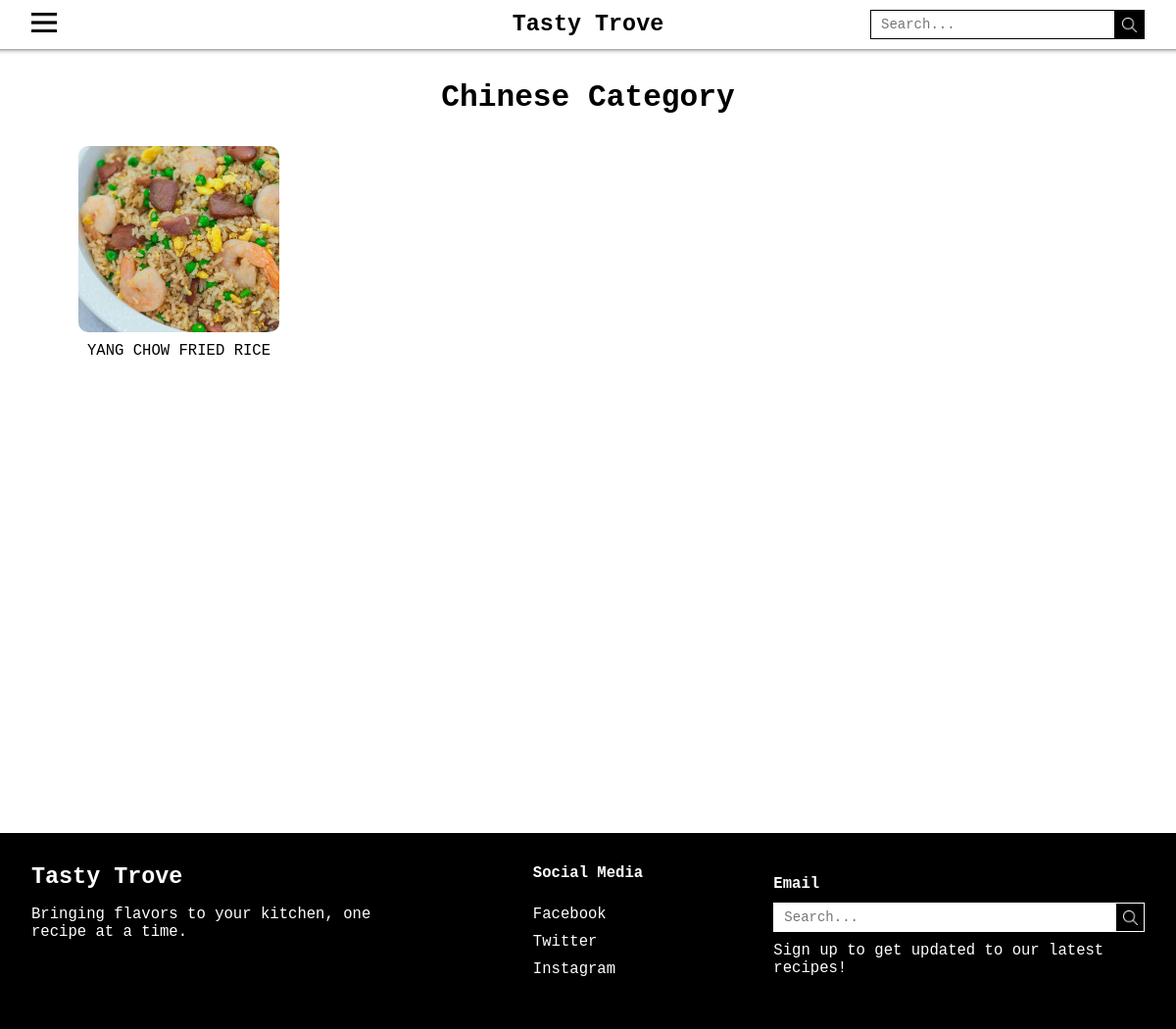
The page /Category/chinese-category.php on the database its author committed.
### tables this page shows
CREATE TABLE `recipes` (
  `id` int(250) NOT NULL,
  `title` varchar(200) NOT NULL,
  `author` varchar(100) NOT NULL,
  `posted-date` varchar(100) NOT NULL,
  `img` varchar(100) NOT NULL,
  `description` mediumtext NOT NULL,
  `ingredients` mediumtext NOT NULL,
  `instruction` mediumtext NOT NULL,
  `tags` varchar(100) NOT NULL,
  `image-path` varchar(255) NOT NULL
);

### Category/chinese-category.php (the view, shortened to what this page needs)
<!DOCTYPE html>
<html>
<head>
  <link href="../style-category.css" rel="stylesheet" type="text/css" />
</head>
<body>
  <header class="main-header" id="main-header-id">
    <div class="wrapper">
      <div class="section">
        <div class="top-navbar">
          <div class="hamburger">
            <a class="hamburger-icon" style="cursor: pointer">
              <img src="../_Pictures/hamburger-menu.png" style="height: 20px">
            </a>
          </div>
        </div>
      </div>
    </div>
    <div class="main-header-title">
      <a href="../index.php" style="text-decoration: none; color: black">
        <h2>Tasty Trove</h2>
      </a>
    </div>
    <div class="main-header-search">
      <form class="search-bar" action="/search">
        <input name="given-search-input" type="text" required="required" placeholder="Search...">
        <a href="../index.php">
          <img src="../_Pictures/search-icon.png" alt="search-icon">
        </a>
      </form>
    </div>
  </header>
  <div class="content">
      <div class="wrapper-content">
    <div class="content-categories-food">
      <div class="content-categories-title">
        <h1>Chinese Category</h1>
      </div>
      <div class="content-categories-food-list">
  <?php
    include 'dbconn-category.php';
    $getIds = "SELECT * FROM recipes";
    $result = mysqli_query($conn, $getIds);
    if($result)
    {
      while($row = mysqli_fetch_assoc($result))
      {
        $tags = explode(', ', $row['tags']);
        foreach($tags as $tag)
        {
          if($tag == "Chinese")
          {
            echo "
              <div class='categories-food-list-food'>
                <a href='../recipe-information.php?id=" . $row['id'] . "'>
                  <img src='../" . $row['image-path'] . "' alt='food image'>
                </a>
                <div class='categories-food-list-button'>
                  <a href='../recipe-information.php?id=" . $row['id'] . "'>" . $row['title'] . "</a>
                </div>
              </div>
            ";
          }
        }
      }
    }
    else
    {
      echo "Error executing the data: " . mysqli_error($conn);
    }
  ?>
      </div>
    </div>
  </div>
  </div>
<footer class="main-footer">
    <div class="main-footer-container">
      <div class="main-footer-title">
        <h2>Tasty Trove</h2>
        <p>Bringing flavors to your kitchen, one recipe at a time.</p>
      </div>
      <div class="main-footer-links">
        <p><b>Social Media</b></p>
        <div class="social-media">
          <a href="facebook.com" target="_blank">Facebook</a>
          <a href="twitter.com" target="_blank">Twitter</a>
          <a href="instagram.com" target="_blank">Instagram</a>
        </div>
      </div>
      <div class="main-footer-email">
        <p><b>Email</b></p>
        <div class="main-footer-email-search">
          <form class="search-bar" action="/search">
            <input name="given-search-input" type="text" required="required" placeholder="Search...">
            <a href="index.html">
              <img src="../_Pictures/search-icon.png" alt="search-icon">
            </a>
          </form>
        </div>
        <p>Sign up to get updated to our latest recipes!</p>
      </div>
    </div>
  </footer>
</body>
</html>

### style-category.css (style rules this page uses)
* { list-style: none; text-decoration: none; margin: 0; padding: 0; box-sizing: border-box; }
body { margin: 0rem; font-family: monospace; font-size: 120%; }
html, body { height: 100%; margin: 0; }
p { margin: 0rem; }
h1, h2, h3, h4, h5 { margin: 0px; }
.main-header { background: white; width: 100%; height: 50px; display: flex; align-items: center; padding: 0rem 2rem 0rem 2rem; box-shadow: 0px -201px 6px 200px black; }
.wrapper .section { margin-left: 0px; transition: all 0.5s ease; }
.wrapper .section .top-navbar { height: 30px; display: flex; align-items: center; }
.wrapper .section .top-navbar .hamburger a { font-size: 28px; color: #ffffff; }
.wrapper { display: flex; align-items: center; flex: 1 0; }
.main-header-title { display: flex; justify-content: center; align-items: center; flex: 1; }
.main-header-title h2 { margin: 0px; }
.main-header-search { display: flex; justify-content: flex-end; align-items: center; flex: 1; }
.main-header-search form { display: flex; align-items: center; }
.main-header-search form input { display: flex; box-sizing: border-box; flex: 1; border: 1px solid #000000; font-size: 14px; font-family: monospace; width: 250px; height: 30px; padding: 10px; background: #ffffff; }
.main-header-search a { display: flex; align-items: center; background-color: #000000; width: 30px; height: 30px; }
.main-header-search img { width: 15px; height: 15px; margin: 0px 7px 0px 7px; }
.wrapper-content { min-height: 100%; display: flex; flex-direction: column; }
.content { height: 100%; }
.content-categories-title { display: flex; justify-content: center; align-items: center; margin: 2rem; }
.content-categories-food { margin: 0rem 5rem 8rem 5rem; }
.content-categories-food-list { display: grid; justify-content: space-between; align-items: flex-start; grid-template-columns: 205px 205px 205px 205px 205px; text-align: center; row-gap: 50px; }
.categories-food-list-food img { width: 100%; height: 100%; border-radius: 10px; object-fit: cover; object-position: center; }
.categories-food-list-food { width: 100%; height: 190px; }
.categories-food-list-button { margin: 5px 0px; }
.categories-food-list-button a { text-align: center; text-decoration: none; text-transform: uppercase; color: black; border-radius: 5px; cursor: pointer; }
.main-footer { background-color: black; width: 100%; height: 200px; padding: 2rem 2rem 2rem 2rem; margin-top: auto; }
.main-footer-container { display: flex; justify-content: space-evenly; }
.main-footer-container h2, .main-footer-container p { color: white; }
.main-footer-title { display: flex; justify-content: flex-start; flex-direction: column; flex: 1; }
.main-footer-title p { margin-top: 1rem; margin-bottom: 1rem; }
.main-footer-links { display: flex; justify-content: center; align-content: center; flex-direction: column; flex-wrap: wrap; flex: 1; gap: 24px; }
.main-footer-links .social-media { display: flex; justify-content: center; align-content: center; flex-direction: column; }
.main-footer-links .social-media a { text-decoration: none; color: white; margin-bottom: 10px; }
.main-footer-email { display: flex; justify-content: center; align-content: center; flex-direction: column; flex: 1; gap: 10px; }
.main-footer-email-search form { display: flex; align-items: center; margin: 0px; }
.main-footer-email-search form input { display: flex; box-sizing: border-box; flex: 1; border: 1px solid #ffffff; font-size: 14px; font-family: monospace; width: 300px; height: 30px; padding: 10px; background: #ffffff; }
.main-footer-email-search a { display: flex; align-items: center; margin: 0px 0rem 0px 0rem; border: 1px solid white; background-color: #000000; width: 30px; height: 30px; }
.main-footer-email-search img { width: 15px; height: 15px; margin: 0px 7px 0px 7px; }

### rows shown on the page
recipes: value (picture), title "YANG CHOW FRIED RICE"
